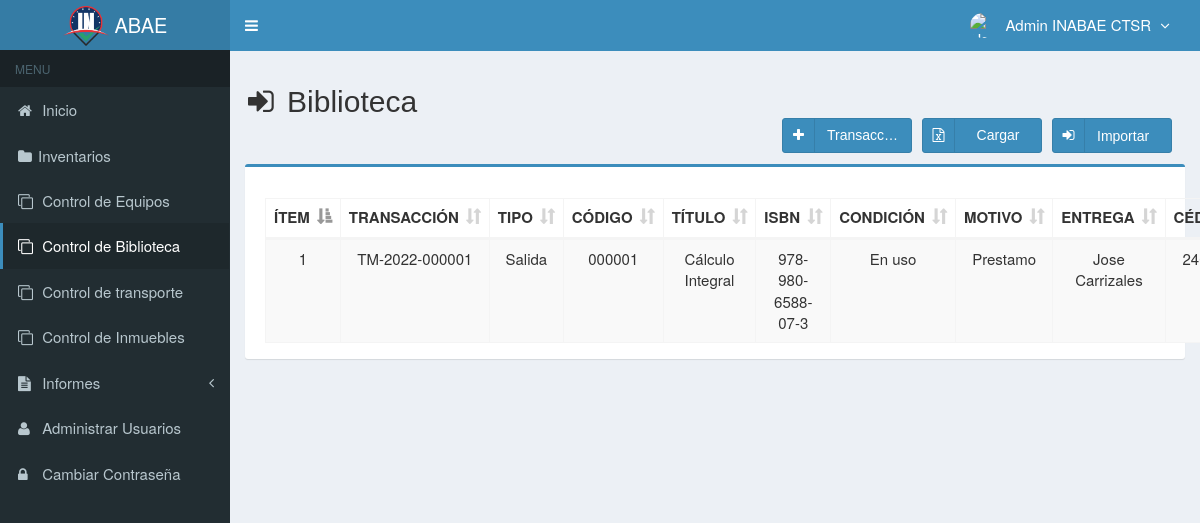
The app's page /main.php?module=transaccion_equipos_biblioteca (signed in), older data.
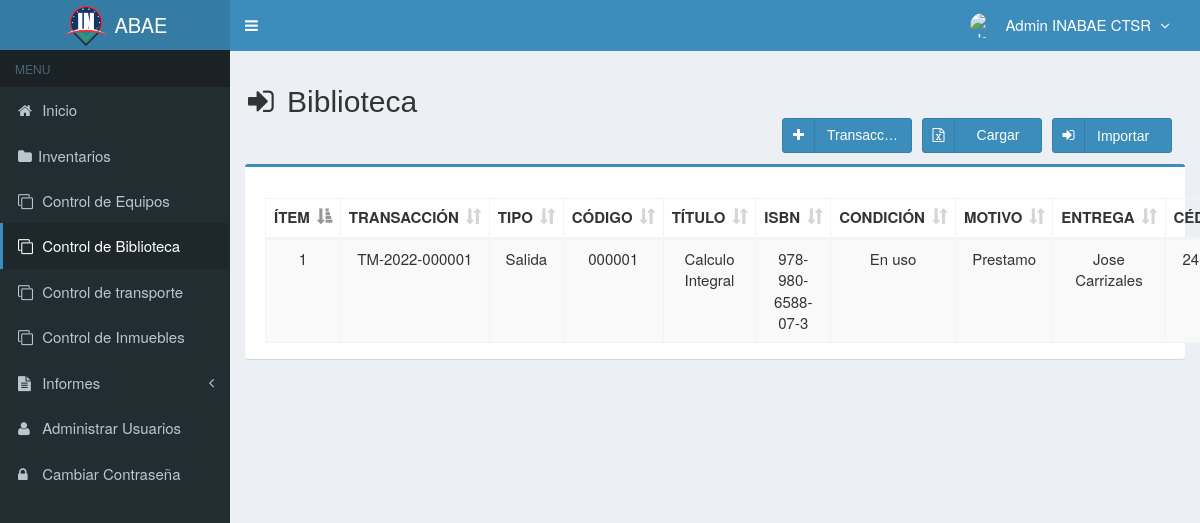
The same page, newer data.
### tables this page shows
CREATE TABLE `usuarios` (
  `id_user` int(3) NOT NULL,
  `username` varchar(50) NOT NULL,
  `name_user` varchar(50) NOT NULL,
  `cedula_user` int(20) NOT NULL,
  `password` varchar(50) NOT NULL,
  `email` varchar(50) DEFAULT NULL,
  `telefono` varchar(13) DEFAULT NULL,
  `foto` varchar(100) DEFAULT NULL,
  `permisos_acceso` varchar(30) NOT NULL,
  `status` enum('activo','bloqueado') NOT NULL DEFAULT 'activo',
  `created_at` timestamp NOT NULL DEFAULT current_timestamp(),
  `updated_at` timestamp NOT NULL DEFAULT current_timestamp() ON UPDATE current_timestamp(),
  `sede` varchar(30) DEFAULT NULL
);

CREATE TABLE `transaccion_equipos_biblioteca` (
  `codigo_transaccion` varchar(15) NOT NULL,
  `codigo` varchar(7) NOT NULL,
  `motivo` varchar(300) NOT NULL,
  `recibe` varchar(300) NOT NULL,
  `cedula_r` int(15) NOT NULL,
  `empresa_r` varchar(300) NOT NULL,
  `entrega` varchar(300) NOT NULL,
  `cedula_e` int(15) NOT NULL,
  `empresa` varchar(300) NOT NULL,
  `lugar_e` varchar(300) NOT NULL,
  `lugar_r` varchar(300) NOT NULL,
  `created_user` int(3) NOT NULL,
  `created_date` timestamp NOT NULL DEFAULT current_timestamp(),
  `tipo_transaccion` varchar(300) NOT NULL
);

CREATE TABLE `biblioteca` (
  `codigo` varchar(10) NOT NULL,
  `isbn` varchar(30) NOT NULL,
  `tipo` varchar(300) DEFAULT NULL,
  `titulo` varchar(300) DEFAULT NULL,
  `autor` varchar(300) DEFAULT NULL,
  `editorial` varchar(300) DEFAULT NULL,
  `cantidad` int(11) DEFAULT NULL,
  `bienesN` varchar(20) DEFAULT NULL,
  `responsable` varchar(300) DEFAULT NULL,
  `cedula` varchar(15) DEFAULT NULL,
  `sede` varchar(300) NOT NULL,
  `color` varchar(20) DEFAULT NULL,
  `condicion` varchar(300) DEFAULT NULL,
  `ubicacion` varchar(30) DEFAULT NULL,
  `created_user` int(11) DEFAULT NULL,
  `updated_user` int(11) DEFAULT NULL,
  `created_date` timestamp NULL DEFAULT NULL,
  `updated_date` timestamp NULL DEFAULT NULL,
  `estado` enum('chequeado','nochequeado') DEFAULT 'chequeado',
  `categoria` varchar(300) DEFAULT NULL
);

### modules/transaccion_equipos_biblioteca/view.php (the view, shortened to what this page needs)
<section class="content-header">
  <h2>
    <i class="fa fa-sign-in icon-title"></i> Biblioteca
    <form action="database/excel_to_mysql_control_biblioteca.php" method="POST" enctype="multipart/form-data">
      <button class="btn btn-primary btn-social pull-right botones" name="archivo" data-toggle="tooltip">
        <i class="fa fa-sign-in"></i></i>Importar&nbsp;&nbsp;
      </button>
      <a class="btn btn-primary btn-social pull-right botones " data-toggle="tooltip">
          <i class="fa fa-file-excel-o"></i>
          <div class="textoInput">
            Cargar
          </div>
      </a>
      <a class="btn btn-primary btn-social pull-right botones anchoInput" href="?module=form_transaccion_equipos_biblioteca&form=add" data-toggle="tooltip">
        <i class="fa fa-plus"></i> Transacción
      </a>
    </form>
  </h2>
 <br/>
</section>
<section class="content">
  <div class="row">
    <div class="col-md-12">
      <div class="box box-primary">
        <div class="box-body">
          <table id="dataTables1" class="table table-bordered table-striped table-hover">
            <thead>
              <tr>
                <th class="center">ÍTEM</th>
                <th class="center">TRANSACCIÓN</th>
                <th class="center">TIPO</th>
                <th class="center">CÓDIGO</th>
                <th class="center">TÍTULO</th>
                <th class="center">ISBN</th>
                <th class="center">CONDICIÓN</th>
                <th class="center">MOTIVO</th>
                <th class="center">ENTREGA</th>
				        <th class="center">CÉDULA</th>
              </tr>
            </thead>
            <tbody>
            <?php
            $no = 1;
            $query = mysqli_query($mysqli, "SELECT a.tipo_transaccion, a.codigo_transaccion,a.codigo,b.codigo,a.motivo,a.created_date,b.titulo, a.codigo,a.entrega, a.empresa_r, a.cedula_e, a.recibe, a.empresa, a.cedula_r, a.lugar_e, a.lugar_r, b.isbn, b.autor, b.condicion
                                            FROM transaccion_equipos_biblioteca as a INNER JOIN biblioteca as b ON a.codigo=b.codigo  ORDER BY codigo_transaccion DESC")
                                            or die('error '.mysqli_error($mysqli));
            while ($data = mysqli_fetch_assoc($query)) {
              $originalDate = $data['created_date'];
              $fecha = date("d-m-Y", strtotime($originalDate));
              echo "<tr>
                      <td width='50'  class='center'>$no</td>
                      <td width='100' class='center'>$data[codigo_transaccion]</td>
                      <td width='100' class='center'>$data[tipo_transaccion]</td>
                      <td width='100' class='center'>$data[codigo]</td>
                      <td width='100' class='center'>$data[titulo]</td>
                      <td width='100' class='center'>$data[isbn]</td>
                      <td width='100' class='center'>$data[condicion]</td>
                      <td width='100' class='center'>$data[motivo]</td>
                      <td width='100' class='center'>$data[entrega]</td>
                      <td width='100' class='center'>$data[cedula_e]</td>
                      <td width='100' class='center'>$data[lugar_e]</td>
                      <td width='100' class='center'>$data[empresa]</td>
                      <td width='100' class='center'>$data[recibe]</td>
                      <td width='100' class='center'>$data[cedula_r]</td>
                      <td width='100' class='center'>$data[lugar_r]</td>
                      <td width='100' class='center'>$data[empresa_r]</td>
                      <td width='100' class='center'>$fecha</td>
                    </tr>";
              $no++;
            }
            ?>
            </tbody>
          </table>
        </div>
      </div>
    </div>
  </div>
</section><!-- /.content

### main.php (shortened to what this page needs)
<!DOCTYPE html>
<html>
  <head>
    <link href="assets/css/bootstrap.min.css" rel="stylesheet" type="text/css" />
    <link href="assets/plugins/font-awesome-4.6.3/css/font-awesome.min.css" rel="stylesheet" type="text/css" />
    <link href="assets/plugins/datatables/dataTables.bootstrap.css" rel="stylesheet" type="text/css" />
    <link href="assets/plugins/datepicker/datepicker.min.css" rel="stylesheet" type="text/css" />
    <link rel="stylesheet" type="text/css" href="assets/plugins/chosen/css/chosen.min.css" />
    <link href="assets/css/AdminLTE.min.css" rel="stylesheet" type="text/css" />
    <link href="assets/css/skins/skin-blue.min.css" rel="stylesheet" type="text/css" />
    <link href="assets/plugins/datepicker/datepicker3.css" rel="stylesheet" type="text/css" />
    <link href="assets/css/style.css" rel="stylesheet" type="text/css" />
  </head>
  <body class="skin-blue fixed">
    <div class="wrapper">
      <header class="main-header">
        <a href="?module=start" class="logo">
          <img style="margin-top:-3px" src="assets/img/INABAE Logo.png" alt="Logo" height="40">
          <span style="font-size:20px">ABAE</span>
        </a>
        <nav class="navbar navbar-static-top" role="navigation">
          <a href="#" class="sidebar-toggle" data-toggle="offcanvas" role="button">
          </a>
          <div class="navbar-custom-menu">
            <ul class="nav navbar-nav">
              <?php include "top-menu.php" ?>
            </ul>
          </div>
        </nav>
      </header>
      <aside class="main-sidebar">
        <section class="sidebar">
            <?php include "sidebar-menu.php" ?>
        </section>
      </aside>
      <div class="content-wrapper">
        <?php include "content.php" ?>
    </div>
  </body>
</html>

### top-menu.php (shortened to what this page needs)
<?php
require_once "config/database.php";
$query = mysqli_query($mysqli, "SELECT id_user, name_user, foto, permisos_acceso FROM usuarios WHERE id_user='$_SESSION[id_user]'")
                                or die('error: '.mysqli_error($mysqli));
$data = mysqli_fetch_assoc($query);
?>
<li class="dropdown user user-menu">
  <a href="#" class="dropdown-toggle" data-toggle="dropdown">
  <?php
  if ($data['foto']=="") { ?>
    <img src="images/user/user-default.png" class="user-image" alt="User Image"/>
  <?php
  }
  else { ?>
    <img src="images/user/<?php echo $data['foto']; ?>" class="user-image" alt="User Image"/>
  <?php
  }
  ?>
    <span class="hidden-xs"><?php echo $data['name_user']; ?> <i style="margin-left:5px" class="fa fa-angle-down"></i></span>
  </a>
</li>

### sidebar-menu.php (shortened to what this page needs)
<?php
if ($_SESSION['permisos_acceso'] == 'Admin') { ?>
	<ul class="sidebar-menu">
		<li class="header">MENU</li>
		<?php
		if ($_GET["module"] == "start") { ?>
			<li class="active">
				<a href="?module=start"><i class="fa fa-home"></i> Inicio </a>
			</li>
		<?php
		} else { ?>
			<li>
				<a href="?module=start"><i class="fa fa-home"></i> Inicio </a>
			</li>
		<?php
		}
		if ($_GET["module"] == "inventario" || $_GET["module"] == "form_inventario") { ?>
			<li class="active">
				<a href="?module=inventario"><i class="fa fa-folder"></i> Inventarios </a>
			</li>
		<?php
		} else { ?>
			<li>
				<a href="?module=inventario"><i class="fa fa-folder"></i>Inventarios</a>
			</li>
		<?php
		}
		if ($_GET["module"] == "transaccion_equipos" || $_GET["module"] == "form_transaccion_equipos") { ?>
			<li class="active">
				<a href="?module=transaccion_equipos"><i class="fa fa-clone"></i> Control de Equipos </a>
			</li>
		<?php
		} else { ?>
			<li>
				<a href="?module=transaccion_equipos"><i class="fa fa-clone"></i> Control de Equipos </a>
			</li>
		<?php
		}
		if ($_GET["module"] == "transaccion_equipos_biblioteca" || $_GET["module"] == "form_transaccion_equipos_biblioteca") { ?>
			<li class="active">
				<a href="?module=transaccion_equipos_biblioteca"><i class="fa fa-clone"></i> Control de Biblioteca </a>
			</li>
		<?php
		} else { ?>
			<li>
				<a href="?module=transaccion_equipos_biblioteca"><i class="fa fa-clone"></i> Control de Biblioteca </a>
			</li>
		<?php
		}
		if ($_GET["module"] == "transaccion_equipos_transporte" || $_GET["module"] == "form_transaccion_equipos_transporte") { ?>
			<li class="active">
				<a href="?module=transaccion_equipos_transporte"><i class="fa fa-clone"></i> Control de transporte</a>
			</li>
		<?php
		} else { ?>
			<li>
				<a href="?module=transaccion_equipos_transporte"><i class="fa fa-clone"></i> Control de transporte</a>
			</li>
		<?php
		}
		if ($_GET["module"] == "transaccion_equipos_inmuebles" || $_GET["module"] == "form_transaccion_equipos_inmuebles") { ?>
			<li class="active">
				<a href="?module=transaccion_equipos_inmuebles"><i class="fa fa-clone"></i> Control de Inmuebles</a>
			</li>
		<?php
		} else { ?>
			<li>
				<a href="?module=transaccion_equipos_inmuebles"><i class="fa fa-clone"></i> Control de Inmuebles</a>
			</li>
		<?php
		}
		if ($_GET["module"] == "stock_inventory") { ?>
			<li class="active treeview">
				<a href="javascript:void(0);">
					<i class="fa fa-file-text"></i> <span>Informes</span> <i class="fa fa-angle-left pull-right"></i>
				</a>
				<ul class="treeview-menu">
					<li class="active"><a href="?module=stock_inventory"><i class="fa fa-circle-o"></i> Reportes</a></li>
					<li><a href="?module=stock_report"><i class="fa fa-circle-o"></i> Control de Movimientos </a></li>
				</ul>
			</li>
		<?php
		} else { ?>
			<li class="treeview">
				<a href="javascript:void(0);">
					<i class="fa fa-file-text"></i> <span>Informes</span> <i class="fa fa-angle-left pull-right"></i>
				</a>
			</li>
		<?php
		}
		if ($_GET["module"] == "user" || $_GET["module"] == "form_user") { ?>
			<li class="active">
				<a href="?module=user"><i class="fa fa-user"></i> Administrar Usuarios</a>
			</li>
		<?php
		} else { ?>
			<li>
				<a href="?module=user"><i class="fa fa-user"></i> Administrar Usuarios</a>
			</li>
		<?php
		}
		if ($_GET["module"] == "password") { ?>
			<li class="active">
				<a href="?module=password"><i class="fa fa-lock"></i> Cambiar Contraseña</a>
			</li>
		<?php
		} else { ?>
			<li>
				<a href="?module=password"><i class="fa fa-lock"></i> Cambiar Contraseña</a>
			</li>
		<?php
		}
		?>
	</ul>
<?php
}
?>

### content.php (shortened to what this page needs)
<?php
if (empty($_SESSION['username']) && empty($_SESSION['password'])) {
	echo "<meta http-equiv='refresh' content='0; url=index.php?alert=1'>";
} else {
	if ($_GET['module'] == 'start') {
		include "modules/start/view.php";
	}
	elseif ($_GET['module'] == 'inventario') {
		include "modules/inventario/view.php";
	} elseif ($_GET['module'] == 'form_inventario') {
		include "modules/inventario/form.php";
	}
	elseif ($_GET['module'] == 'maquinaria') {
		include "modules/maquinaria/view.php";
	} elseif ($_GET['module'] == 'form_maquinaria') {
		include "modules/maquinaria/form.php";
	}
	elseif ($_GET['module'] == 'oficina') {
		include "modules/oficina/view.php";
	} elseif ($_GET['module'] == 'form_oficina') {
		include "modules/oficina/form.php";
	}
	elseif ($_GET['module'] == 'cientificos') {
		include "modules/cientificos/view.php";
	} elseif ($_GET['module'] == 'form_cientificos') {
		include "modules/cientificos/form.php";
	}
	elseif ($_GET['module'] == 'inmuebles') {
		include "modules/inmuebles/view.php";
	} elseif ($_GET['module'] == 'form_inmuebles') {
		include "modules/inmuebles/form.php";
	}
	elseif ($_GET['module'] == 'medicos') {
		include "modules/medicos/view.php";
	} elseif ($_GET['module'] == 'form_medicos') {
		include "modules/medicos/form.php";
	}
	elseif ($_GET['module'] == 'biblioteca') {
		include "modules/biblioteca/view.php";
	} elseif ($_GET['module'] == 'form_biblioteca') {
		include "modules/biblioteca/form.php";
	}
	elseif ($_GET['module'] == 'transporte') {
		include "modules/transporte/view.php";
	} elseif ($_GET['module'] == 'form_transporte') {
		include "modules/transporte/form.php";
	} elseif ($_GET['module'] == 'transaccion_equipos') {
		include "modules/transaccion_equipos/view.php";
	} elseif ($_GET['module'] == 'form_transaccion_equipos') {
		include "modules/transaccion_equipos/form.php";
	} elseif ($_GET['module'] == 'transaccion_equipos_biblioteca') {
		include "modules/transaccion_equipos_biblioteca/view.php";
	} elseif ($_GET['module'] == 'form_transaccion_equipos_biblioteca') {
		include "modules/transaccion_equipos_biblioteca/form.php";
	} elseif ($_GET['module'] == 'transaccion_equipos_transporte') {
		include "modules/transaccion_equipos_transporte/view.php";
	} elseif ($_GET['module'] == 'form_transaccion_equipos_transporte') {
		include "modules/transaccion_equipos_transporte/form.php";
	} elseif ($_GET['module'] == 'transaccion_equipos_inmuebles') {
		include "modules/transaccion_equipos_inmuebles/view.php";
	} elseif ($_GET['module'] == 'form_transaccion_equipos_inmuebles') {
		include "modules/transaccion_equipos_inmuebles/form.php";
	} elseif ($_GET['module'] == 'stock_inventory') {
		include "modules/stock_inventory/view2.php";
	} elseif ($_GET['module'] == 'stock_report') {
		include "modules/stock_report/view.php";
	} elseif ($_GET['module'] == 'generateQr') {
		include "modules/generateQr/index.php";
	} elseif ($_GET['module'] == 'history') {
		include "modules/history/view.php";
	} elseif ($_GET['module'] == 'user') {
		include "modules/user/view.php";
	} elseif ($_GET['module'] == 'form_user') {
		include "modules/user/form.php";
	} elseif ($_GET['module'] == 'profile') {
		include "modules/profile/view.php";
	} elseif ($_GET['module'] == 'form_profile') {
		include "modules/profile/form.php";
	} elseif ($_GET['module'] == 'password') {
		include "modules/password/view.php";
	} elseif ($_GET['module'] == 'backup') {
		include "modules/backup/view.php";
	}
}

### assets/css/style.css (style rules this page uses)
.btn-social *:first-child { border-right: 1px solid rgba(0, 0, 0, 0.1); bottom: 0; font-size: 1em !important; left: 0; line-height: 32px !important; position: absolute; text-align: center; top: 0; width: 32px !important; }
.content-header { padding: 15px 18px 0; position: relative; }
.center { text-align:center; }
.icon-title { margin-right: 5px; }
body { background-color: #fff; color: #333; font-size: 15px; line-height: 1.42857; }

### modules/transaccion_equipos_biblioteca/view.php (style rules this page uses)
.botones { height: 35px; margin-right: 10px; margin-bottom: 10px; width: 120px; }
.textoInput { margin-top:-21px; text-align: center; }
.anchoInput { width:130px; }

Row changes from the older to the newer data that the page shows:
changed through a linked row, transaccion_equipos_biblioteca "Salida": biblioteca.titulo "Cálculo Integral" → "Calculo Integral"
